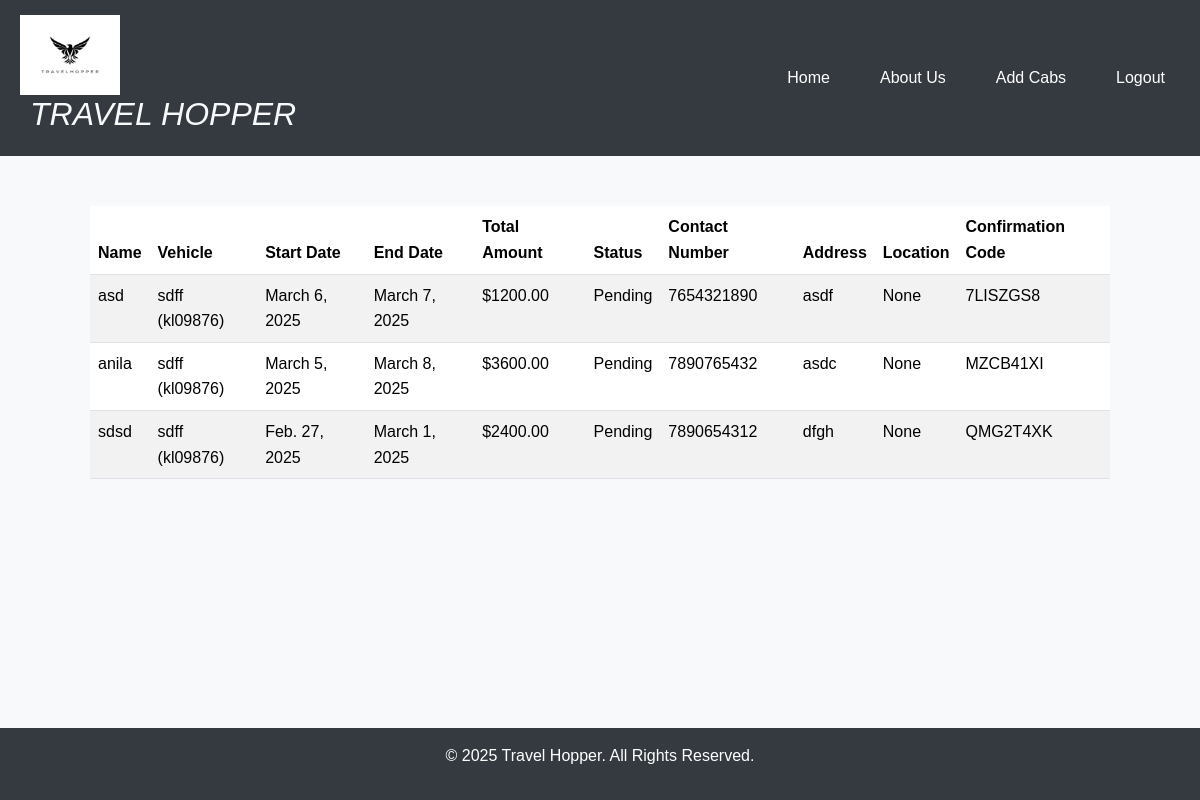
Page /view_bookings/ (signed in) on the earlier database version.
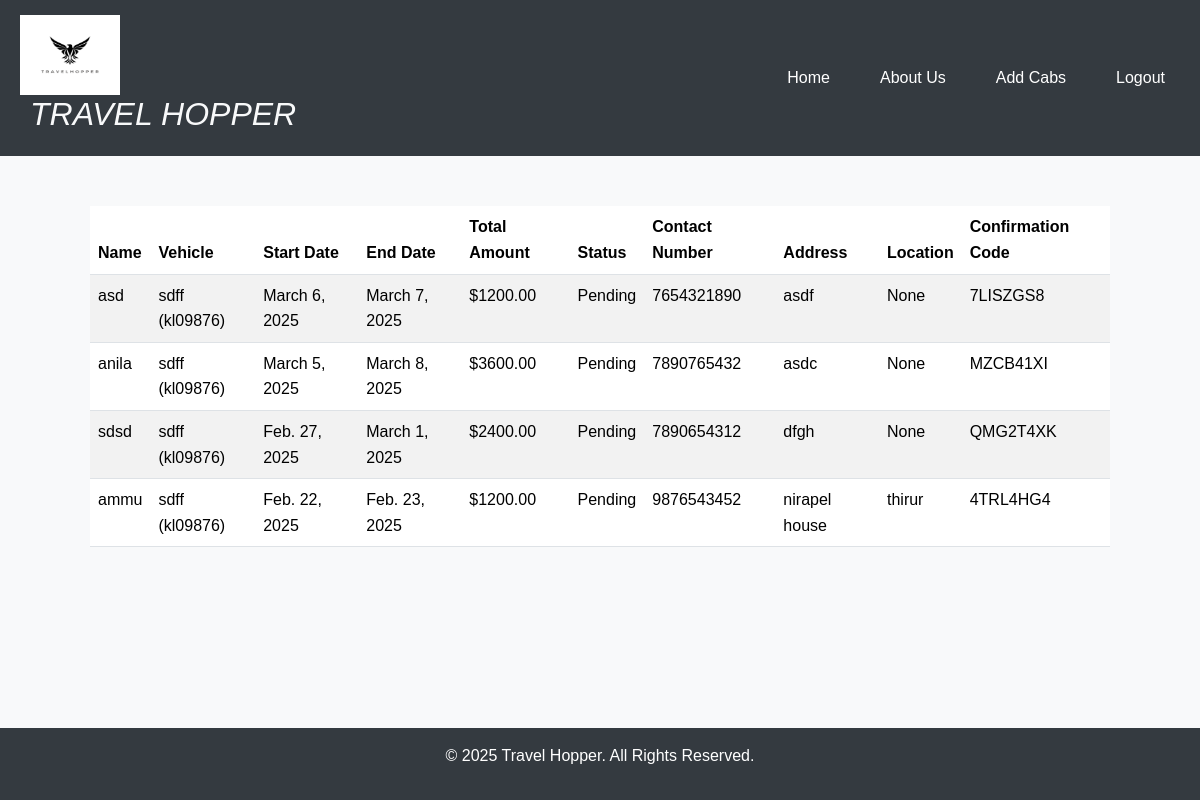
Same page on the later database version.
### app/models.py (models this page shows, shortened)
class Booking(models.Model):
    user = models.ForeignKey(User, on_delete=models.CASCADE)
    vehicle = models.ForeignKey(Cab, on_delete=models.CASCADE)
    start_date = models.DateField()
    end_date = models.DateField()
    confirmation_code = models.CharField(max_length=6, unique=True)
    total_amount = models.DecimalField(max_digits=10, decimal_places=2)
    status = models.CharField(max_length=50, default='Pending')
    name = models.CharField(max_length=255)
    address = models.TextField()
    location = models.CharField(max_length=255,null=True,blank=True)
    phone_number = models.CharField(max_length=15, blank=True, null=True)

class Cab(models.Model):
    pid=models.TextField()
    vehicle_type = models.CharField(max_length=100)
    number_plate = models.CharField(max_length=15, unique=True)
    model = models.CharField(max_length=50)
    driver_name = models.CharField(max_length=100)
    available = models.IntegerField()
    price=models.IntegerField()
    img = models.FileField()
    def __str__(self):
        return f'{self.model} ({self.number_plate})'

### app/views.py (the view)
# urls.py: path('view_bookings/', views.view_bookings),
@staff_member_required
def view_bookings(request):
    bookings = Booking.objects.all()
    return render(request, 'admin/view_bookings.html', {'bookings': bookings})

### templates/admin/view_bookings.html (shortened to what this page needs)
<!DOCTYPE html>
<html lang="en">
<head>
    {% load static %}
    <link href="https://cdn.jsdelivr.net/npm/bootstrap@5.3.3/dist/css/bootstrap.min.css" rel="stylesheet">
</head>
<body>
    <header>
        <div class="main-header">
            <div class="logo">
                <img src="{% static '/images/Untitled design.png' %}" alt="logo">
                <h1>TRAVEL HOPPER</h1>
            </div>
            <nav>
                <ul>
                    <li><a href="/">Home</a></li>
                    <li><a href="../about">About Us</a></li>
                    <li><a href="../add_cab">Add Cabs</a></li>
                    <li><a href="logout">Logout</a></li>
                </ul>
            </nav>
        </div>
    </header>
    <div class="table-container">
        {% if bookings %}
        <table class="table table-striped">
            <thead>
                <tr>
                    <th>Name</th>
                    <th>Vehicle</th>
                    <th>Start Date</th>
                    <th>End Date</th>
                    <th>Total Amount</th>
                    <th>Status</th>
                    <th>Contact Number</th>
                    <th>Address</th>
                    <th>Location</th>
                    <th>Confirmation Code</th>
                </tr>
            </thead>
            <tbody>
                {% for booking in bookings %}
                <tr>
                    <td>{{ booking.name }}</td>
                    <td>{{ booking.vehicle }}</td>
                    <td>{{ booking.start_date }}</td>
                    <td>{{ booking.end_date }}</td>
                    <td>${{ booking.total_amount }}</td>
                    <td>{{ booking.status }}</td>
                    <td>{{ booking.phone_number }}</td>
                    <td>{{ booking.address }}</td>
                    <td>{{ booking.location }}</td>
                    <td>{{ booking.confirmation_code }}</td>
                </tr>
                {% endfor %}
            </tbody>
        </table>
        {% else %}
        <p class="no-bookings">You have no bookings yet.</p>
        {% endif %}
    </div>
    <footer>
        <p>&copy; 2025 Travel Hopper. All Rights Reserved.</p>
    </footer>
</body>
</html>

### templates/admin/view_bookings.html (style rules this page uses)
body { font-family: 'Arial', sans-serif; background-color: #f8f9fa; margin: 0; padding: 0; line-height: 1.6; }
header { background-color: #343a40; padding: 15px 0; color: white; }
header .main-header { display: flex; align-items: center; justify-content: space-between; padding: 0 20px; }
header .main-header img { width: 100px; height: 80px; }
header h1 { margin-left: 10px; font-size: 2rem; color: #f8f9fa; font-style: italic; }
nav ul { display: flex; list-style: none; padding: 0; margin: 0; }
nav ul li { margin-left: 20px; }
nav ul li a { color: white; text-decoration: none; font-size: 1rem; padding: 8px 15px; border-radius: 5px; transition: background-color 0.3s ease; }
.table-container { padding: 30px; margin: 20px auto; max-width: 90%; }
.table thead { background-color: #007bff; color: white; }
.table-striped tbody tr:nth-child(odd) { background-color: #f2f2f2; }
footer { background-color: #343a40; color: white; text-align: center; padding: 15px; position: fixed; width: 100%; bottom: 0; }

Differences in the rows shown:
added Booking: name "ammu", vehicle "sdff (kl09876)", start_date "Feb. 22, 2025", end_date "Feb. 23, 2025", total_amount "1200.00", status "Pending", phone_number "9876543452", address "nirapel house", location "thirur", confirmation_code "4TRL4HG4"
